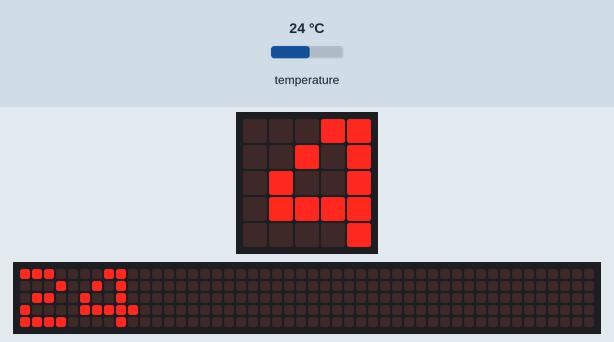
Bench run of a program on a simulated BBC micro:bit running MicroPython. On the bench: the board's 5×5 LED display, a strip that is not on the board, showing the scrolling text unrolled. Inputs (shaded band) come from the test bench; at power-on: temperature 24 °C. The 48×5 strip is a reading aid, not a part: it shows the text the display is scrolling, unrolled, one strip-width of it at a time.

Above: at 1.27 s.
1.3 s: temperature set to 12 °C
At 2.82 s:
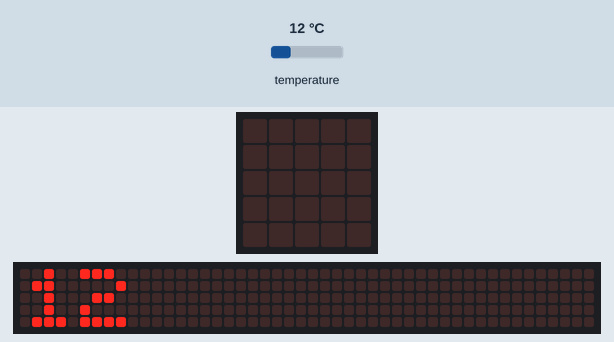
8.5 s: temperature set to 19 °C
At 10.62 s:
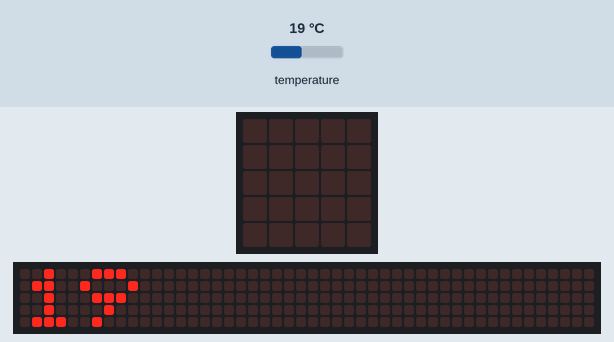
12.1 s: temperature set to 28 °C
At 13.37 s:
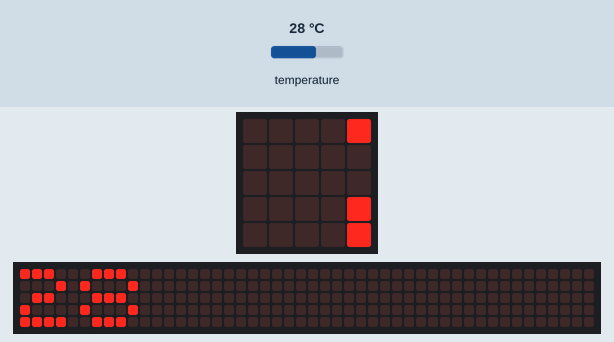

The program:

temp.py
```python
from microbit import *
while True:
    temp = "{:02d}".format(temperature())
    display.scroll(temp)
    black_square = Image("".join(["9"*5+":" for _ in range(5)]))
    display.show(black_square)
    sleep(500)
```
